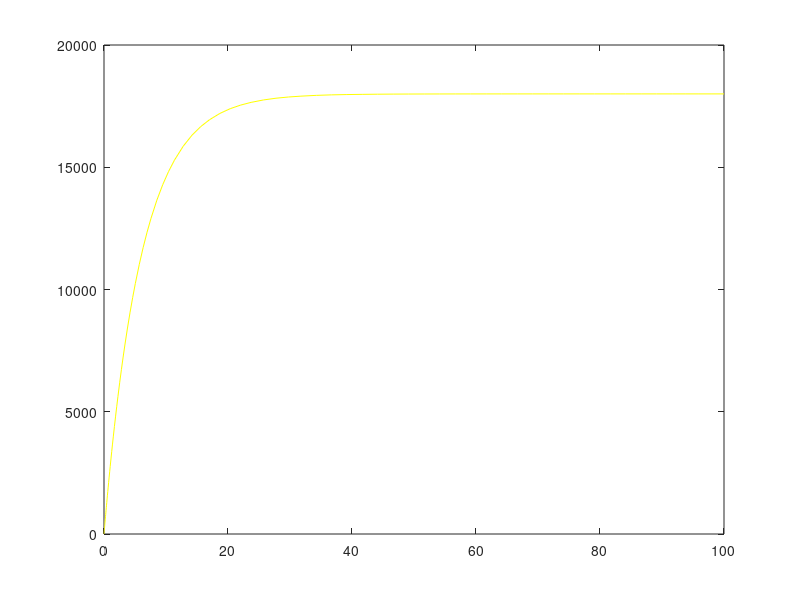

MATLAB code to generate this figure:
clc;clear all;close all;

V0 = 12;
R = 1.5*10^3;
C = 4*10^(-3);
tf = 120;
f = @(t,x) V0/C - x/(R*C);

#ode45(función, intervalo de solución, condición inicial)
[t,q] = ode45(f, [0 100], 0);

plot(t,q,'y')
